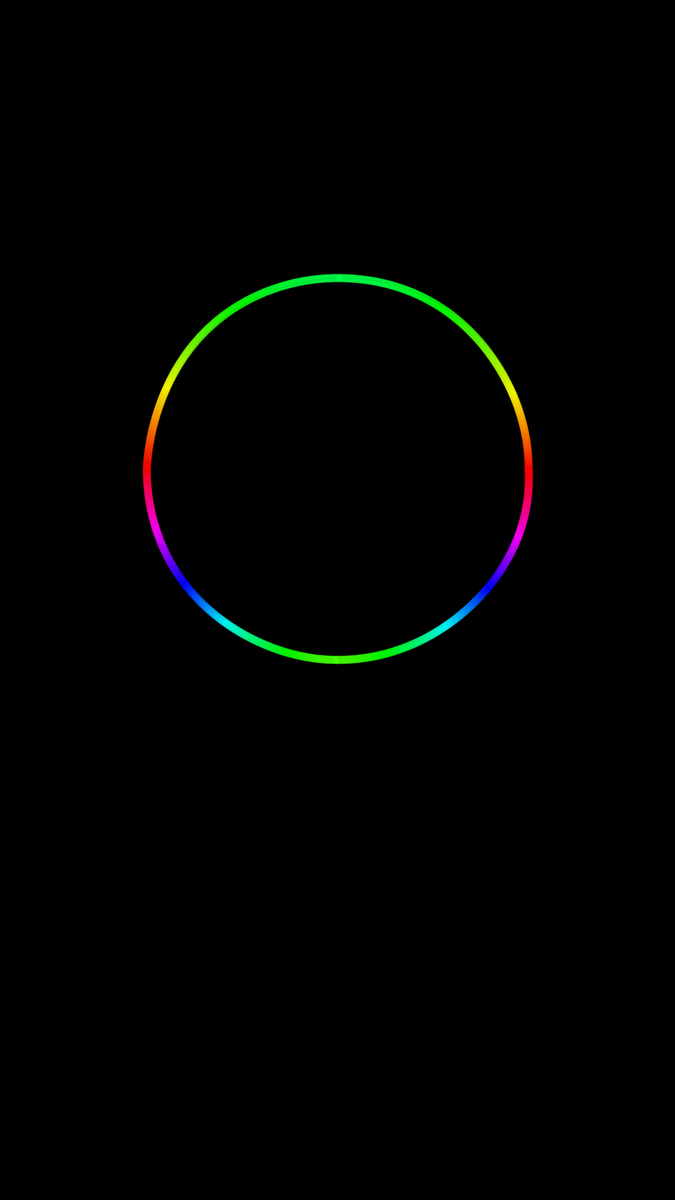
Frame 1 (no input)
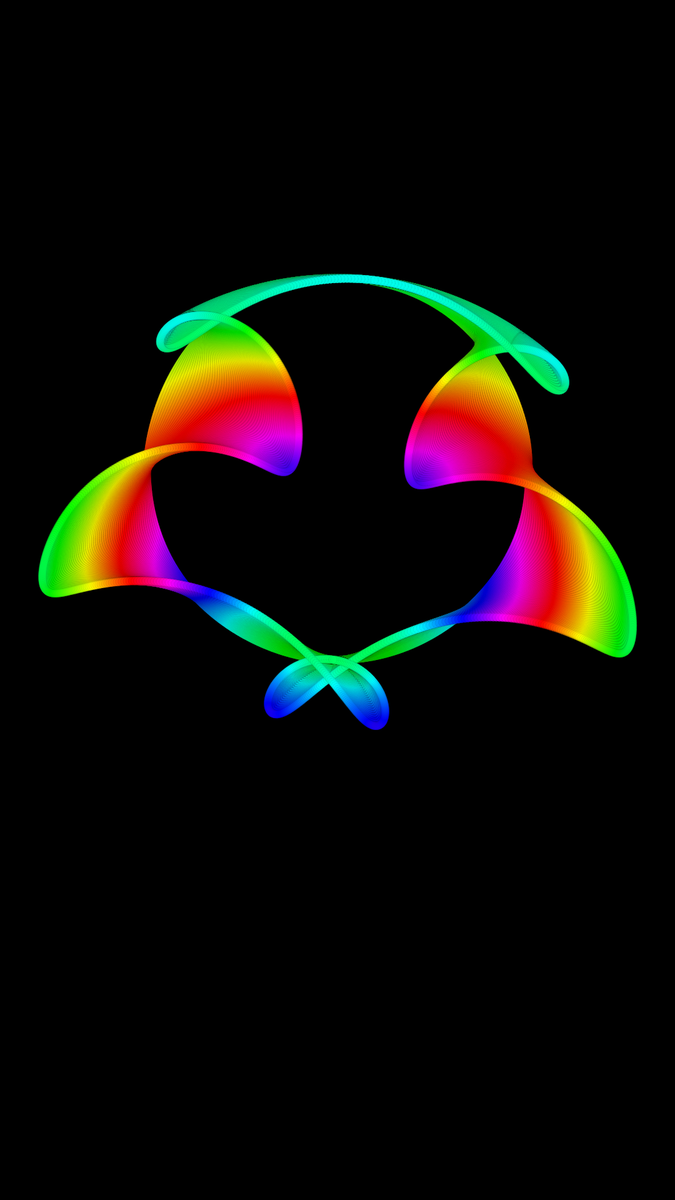
Frame 60 (no input)
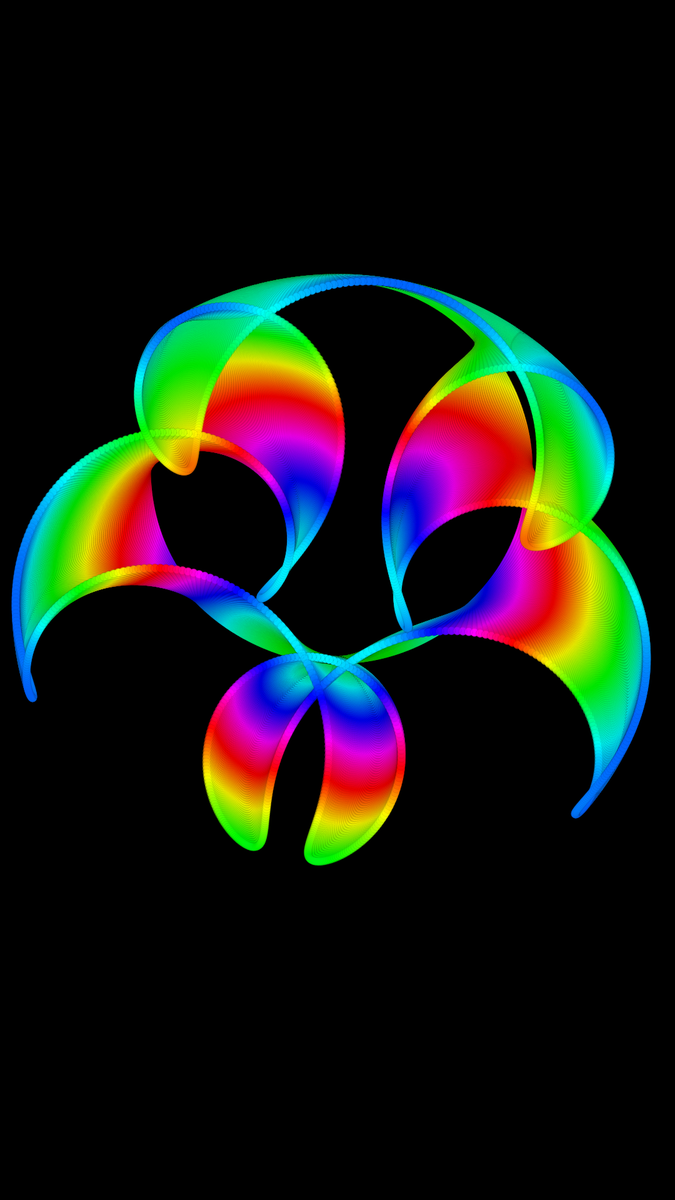
Frame 120 (the mouse pressed at the canvas centre since frame 60)

The p5.js sketch that drew these frames (run headless with seeded random() and noise() and a simulated clock; from frame 60 on, the mouse is pressed at the canvas centre):

// p5.js sketch
// ── sketch.js
function setup() {
	createCanvas(1080, 1920);
	background(0);
	colorMode(HSB, (d = width / 2));
	angleMode(DEGREES);
	rectMode(CENTER);
	strokeWeight(0.15);
	stroke(0, 0, 0, d / 2);
  
	colorSpeed = random(0.15, 2);
  }
  
  let backgroundModes = ["none", "black", "white"];
  let sizeModes = ["static", "sin"];
  let colorSpeed;
  let currSizeMode;
  let d;
  let globalFrame = 0;
  let steps = 360;
  
  const INTERACTION_KEY = 53;
  function keyPressed() {
	if (keyCode === INTERACTION_KEY) {
	  restart();
	}
  }
  
  const restart = () => {
	background(0);
	globalFrame = 0;
	backgroundModes = shuffle(backgroundModes);
	sizeModes = shuffle(sizeModes);
	colorSpeed = random(0.15, 2);
  };
  
  function draw() {
	translate(width / 2, height / 2);
	rotate(frameCount / 10);
	let currBackgroundMode = backgroundModes[0];
	currSizeMode = sizeModes[0];
	if (currBackgroundMode === "black") {
	  background(0, 20);
	} else if (currBackgroundMode === "white") {
	  background(d, 20);
	}
  
	let r = width / 5;
	let newR = sqrt(r * r + r * r);
	let sp = 0.25;
	for (let i = 0; i < steps; i++) {
	  circ(width / 2, height / 2, newR - r, 0, sp);
	  circ(width / 2, height / 2, newR - r, 90, sp);
	  circ(width / 2, height / 2, newR - r, 180, sp);
	  circ(width / 2, height / 2, newR - r, 270, sp);
	  globalFrame++;
	}
  }
  
  function circ(x, y, r, a, s) {
	let newR = sqrt(r * r + r * r);
	let dis = dist(x, y, width / 2, height / 2);
	fill((dis * colorSpeed + frameCount) % d, d, d, d / 2);
	let nx = x + sin(globalFrame * s + a) * (newR + r * 2);
	let ny = y + cos(globalFrame * s + a) * (newR + r * 2);
	let s2 = sin(globalFrame) * 0.003;
	if (r > 5) {
	  circ(nx, ny, newR - r, 0, s2);
	} else {
	  let offset = 0;
	  if (currSizeMode === "sin") {
		offset = sin(frameCount + s - a) * 50;
	  }
	  ellipse(width / 2 - nx, height / 2 - ny, r * 5 + offset);
	}
  }
  
